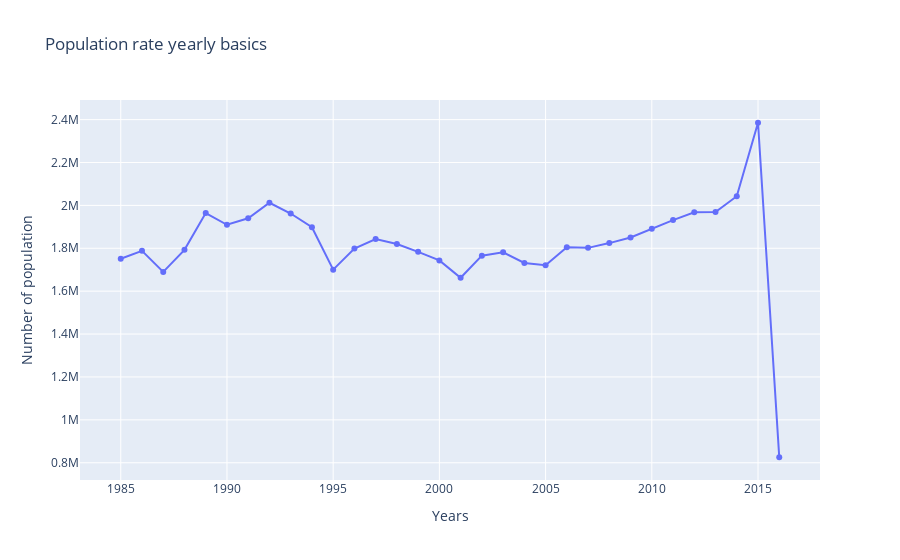
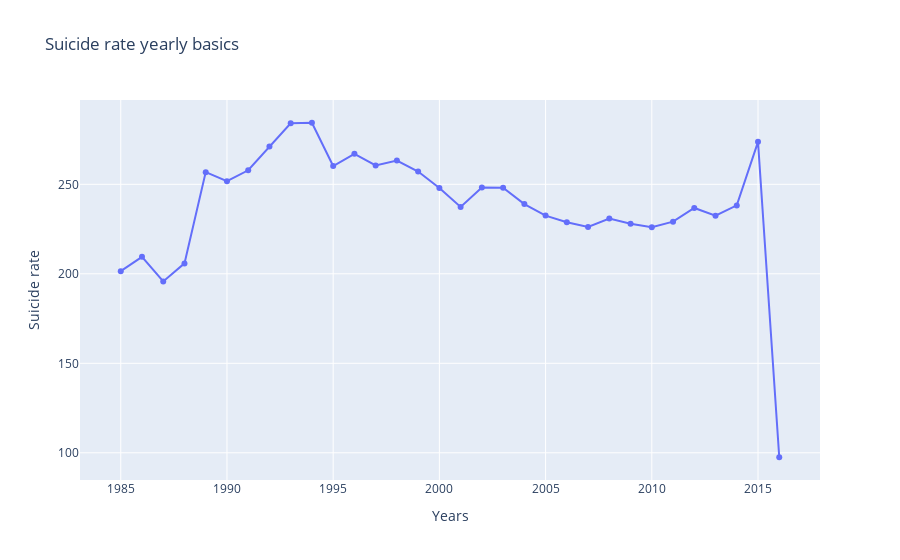

Source (notebook cell) for these figures, in order:
### Code cell
trace0 = go.Scatter(
    x = yearly_population.index,
    y = yearly_population.population,
    mode = 'lines+markers',
)
layout1 = go.Layout(
    title="Population rate yearly basics",
    xaxis={
        'title':"Years",
    },
    yaxis={
        'title':"Number of population",
    }
)

data1 = [trace0]
figure=go.Figure(data=data1,layout=layout1)
py.offline.iplot(figure)

trace1 = go.Scatter(
    x = yearly_suicide_no.index,
    y = yearly_suicide_no.suicide_no,
    mode = 'lines+markers',
)

layout2 = go.Layout(
    title="Suicide rate yearly basics",
    xaxis={
        'title':"Years",
    },
    yaxis={
        'title':"Suicide rate",
    }
)

data2 = [trace1]
figure1=go.Figure(data=data2,layout=layout2)
py.offline.iplot(figure1)

### Figure 1 — Plotly figure (JSON) as saved in the notebook; plotly's stock layout.template omitted (floating-point values rounded to 4 significant figures)
{"data": [{"mode": "lines+markers", "type": "scatter", "x": [1985, 1986, 1987, 1988, 1989, 1990, 1991, 1992, 1993, 1994, 1995, 1996, 1997, 1998, 1999, 2000, 2001, 2002, 2003, 2004, 2005, 2006, 2007, 2008, 2009, 2010, 2011, 2012, 2013, 2014, 2015, 2016], "y": [1751000.0, 1788000.0, 1690000.0, 1793000.0, 1964000.0, 1910000.0, 1940000.0, 2012000.0, 1962000.0, 1898000.0, 1700000.0, 1799000.0, 1843000.0, 1820000.0, 1783000.0, 1743000.0, 1662000.0, 1766000.0, 1781000.0, 1731000.0, 1721000.0, 1805000.0, 1802000.0, 1824000.0, 1850000.0, 1891000.0, 1932000.0, 1968000.0, 1969000.0, 2043000.0, 2385000.0, 825600.0]}], "layout": {"autosize": true, "title": {"text": "Population rate yearly basics"}, "xaxis": {"autorange": true, "range": [1983.0, 2018.0], "title": {"text": "Years"}, "type": "linear"}, "yaxis": {"autorange": true, "range": [696900.0, 2514000.0], "title": {"text": "Number of population"}, "type": "linear"}}}

### Figure 2 — Plotly figure (JSON) as saved in the notebook; plotly's stock layout.template omitted (floating-point values rounded to 4 significant figures)
{"data": [{"mode": "lines+markers", "type": "scatter", "x": [1985, 1986, 1987, 1988, 1989, 1990, 1991, 1992, 1993, 1994, 1995, 1996, 1997, 1998, 1999, 2000, 2001, 2002, 2003, 2004, 2005, 2006, 2007, 2008, 2009, 2010, 2011, 2012, 2013, 2014, 2015, 2016], "y": [201.5, 209.5, 195.7, 205.8, 256.8, 251.8, 257.8, 271.1, 284.1, 284.4, 260.2, 267.0, 260.5, 263.3, 257.1, 247.9, 237.4, 248.2, 248.1, 238.9, 232.5, 228.8, 226.2, 230.8, 228.0, 226.0, 229.2, 236.8, 232.5, 238.2, 273.7, 97.52]}], "layout": {"autosize": true, "title": {"text": "Suicide rate yearly basics"}, "xaxis": {"autorange": true, "range": [1983.0, 2018.0], "title": {"text": "Years"}, "type": "linear"}, "yaxis": {"autorange": true, "range": [82.1, 299.8], "title": {"text": "Suicide rate"}, "type": "linear"}}}
